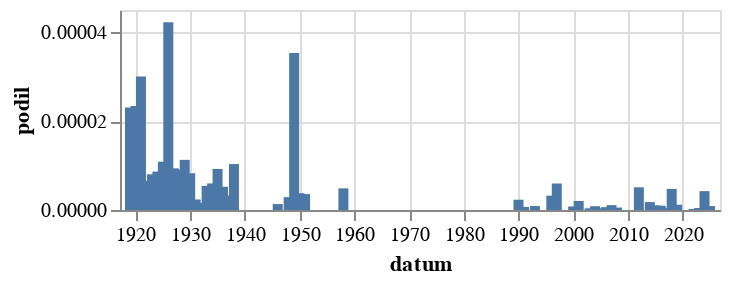

The notebook cell saved with this chart:
### Code cell
alt.Chart(
    cetnost_po_roce("farář","(?i)farář").to_pandas(),
    height=100
).mark_bar(
).encode(
    alt.X("datum:T"),
    alt.Y("podil:Q")
)

### Figure 1 — Vega-Lite specification as saved in the notebook (floating-point values rounded to 4 significant figures)
{"config": {"view": {"continuousWidth": 300, "continuousHeight": 300}}, "data": {"name": "data-6cc8814dfdb2d397e2b539855a12178f"}, "mark": {"type": "bar"}, "encoding": {"x": {"field": "datum", "type": "temporal"}, "y": {"field": "podil", "type": "quantitative"}}, "height": 100, "$schema": "https://vega.github.io/schema/vega-lite/v5.8.0.json", "datasets": {"data-6cc8814dfdb2d397e2b539855a12178f": [{"datum": "1918-01-01T00:00:00", "podil": null, "co": "farář"}, {"datum": "1919-01-01T00:00:00", "podil": 2.309e-05, "co": "farář"}, {"datum": "1920-01-01T00:00:00", "podil": 2.341e-05, "co": "farář"}, {"datum": "1921-01-01T00:00:00", "podil": 3.006e-05, "co": "farář"}, {"datum": "1922-01-01T00:00:00", "podil": 6.541e-06, "co": "farář"}, {"datum": "1923-01-01T00:00:00", "podil": 8.028e-06, "co": "farář"}, {"datum": "1924-01-01T00:00:00", "podil": 8.646e-06, "co": "farář"}, {"datum": "1925-01-01T00:00:00", "podil": 1.086e-05, "co": "farář"}, {"datum": "1926-01-01T00:00:00", "podil": 4.225e-05, "co": "farář"}, {"datum": "1927-01-01T00:00:00", "podil": 9.371e-06, "co": "farář"}, {"datum": "1928-01-01T00:00:00", "podil": 9.09e-06, "co": "farář"}, {"datum": "1929-01-01T00:00:00", "podil": 1.128e-05, "co": "farář"}, {"datum": "1930-01-01T00:00:00", "podil": 8.26e-06, "co": "farář"}, {"datum": "1931-01-01T00:00:00", "podil": 2.366e-06, "co": "farář"}, {"datum": "1932-01-01T00:00:00", "podil": 1.592e-06, "co": "farář"}, {"datum": "1933-01-01T00:00:00", "podil": 5.434e-06, "co": "farář"}, {"datum": "1934-01-01T00:00:00", "podil": 5.979e-06, "co": "farář"}, {"datum": "1935-01-01T00:00:00", "podil": 9.24e-06, "co": "farář"}, {"datum": "1936-01-01T00:00:00", "podil": 5.228e-06, "co": "farář"}, {"datum": "1937-01-01T00:00:00", "podil": 3.281e-06, "co": "farář"}, {"datum": "1938-01-01T00:00:00", "podil": 1.033e-05, "co": "farář"}, {"datum": "1945-01-01T00:00:00", "podil": null, "co": "farář"}, {"datum": "1946-01-01T00:00:00", "podil": 1.333e-06, "co": "farář"}, {"datum": "1948-01-01T00:00:00", "podil": 2.896e-06, "co": "farář"}, {"datum": "1949-01-01T00:00:00", "podil": 3.533e-05, "co": "farář"}, {"datum": "1950-01-01T00:00:00", "podil": 3.768e-06, "co": "farář"}, {"datum": "1951-01-01T00:00:00", "podil": 3.572e-06, "co": "farář"}, {"datum": "1952-01-01T00:00:00", "podil": null, "co": "farář"}, {"datum": "1953-01-01T00:00:00", "podil": null, "co": "farář"}, {"datum": "1954-01-01T00:00:00", "podil": null, "co": "farář"}, {"datum": "1955-01-01T00:00:00", "podil": null, "co": "farář"}, {"datum": "1956-01-01T00:00:00", "podil": null, "co": "farář"}, {"datum": "1957-01-01T00:00:00", "podil": null, "co": "farář"}, {"datum": "1958-01-01T00:00:00", "podil": 4.866e-06, "co": "farář"}, {"datum": "1959-01-01T00:00:00", "podil": null, "co": "farář"}, {"datum": "1960-01-01T00:00:00", "podil": null, "co": "farář"}, {"datum": "1961-01-01T00:00:00", "podil": null, "co": "farář"}, {"datum": "1962-01-01T00:00:00", "podil": null, "co": "farář"}, {"datum": "1963-01-01T00:00:00", "podil": null, "co": "farář"}, {"datum": "1964-01-01T00:00:00", "podil": null, "co": "farář"}, {"datum": "1965-01-01T00:00:00", "podil": null, "co": "farář"}, {"datum": "1966-01-01T00:00:00", "podil": null, "co": "farář"}, {"datum": "1967-01-01T00:00:00", "podil": null, "co": "farář"}, {"datum": "1968-01-01T00:00:00", "podil": null, "co": "farář"}, {"datum": "1969-01-01T00:00:00", "podil": null, "co": "farář"}, {"datum": "1970-01-01T00:00:00", "podil": null, "co": "farář"}, {"datum": "1971-01-01T00:00:00", "podil": null, "co": "farář"}, {"datum": "1972-01-01T00:00:00", "podil": null, "co": "farář"}, {"datum": "1973-01-01T00:00:00", "podil": null, "co": "farář"}, {"datum": "1974-01-01T00:00:00", "podil": null, "co": "farář"}, {"datum": "1975-01-01T00:00:00", "podil": null, "co": "farář"}, {"datum": "1976-01-01T00:00:00", "podil": null, "co": "farář"}, {"datum": "1977-01-01T00:00:00", "podil": null, "co": "farář"}, {"datum": "1978-01-01T00:00:00", "podil": null, "co": "farář"}, {"datum": "1979-01-01T00:00:00", "podil": null, "co": "farář"}, {"datum": "1980-01-01T00:00:00", "podil": null, "co": "farář"}, {"datum": "1981-01-01T00:00:00", "podil": null, "co": "farář"}, {"datum": "1982-01-01T00:00:00", "podil": null, "co": "farář"}, {"datum": "1983-01-01T00:00:00", "podil": null, "co": "farář"}, {"datum": "1984-01-01T00:00:00", "podil": null, "co": "farář"}, {"datum": "1985-01-01T00:00:00", "podil": null, "co": "farář"}, {"datum": "1986-01-01T00:00:00", "podil": null, "co": "farář"}, {"datum": "1987-01-01T00:00:00", "podil": null, "co": "farář"}, {"datum": "1988-01-01T00:00:00", "podil": null, "co": "farář"}, {"datum": "1989-01-01T00:00:00", "podil": null, "co": "farář"}, {"datum": "1990-01-01T00:00:00", "podil": 2.313e-06, "co": "farář"}, {"datum": "1991-01-01T00:00:00", "podil": 6.974e-07, "co": "farář"}, {"datum": "1992-01-01T00:00:00", "podil": null, "co": "farář"}, {"datum": "1993-01-01T00:00:00", "podil": 8.867e-07, "co": "farář"}, {"datum": "1994-01-01T00:00:00", "podil": null, "co": "farář"}, {"datum": "1995-01-01T00:00:00", "podil": null, "co": "farář"}, {"datum": "1996-01-01T00:00:00", "podil": 3.221e-06, "co": "farář"}, {"datum": "1997-01-01T00:00:00", "podil": 5.962e-06, "co": "farář"}, {"datum": "1998-01-01T00:00:00", "podil": null, "co": "farář"}, {"datum": "1999-01-01T00:00:00", "podil": null, "co": "farář"}, {"datum": "2000-01-01T00:00:00", "podil": 8.045e-07, "co": "farář"}, {"datum": "2001-01-01T00:00:00", "podil": 2.029e-06, "co": "farář"}, {"datum": "2002-01-01T00:00:00", "podil": null, "co": "farář"}, {"datum": "2003-01-01T00:00:00", "podil": 3.833e-07, "co": "farář"}, {"datum": "2004-01-01T00:00:00", "podil": 8.498e-07, "co": "farář"}, {"datum": "2005-01-01T00:00:00", "podil": 3.869e-07, "co": "farář"}, {"datum": "2006-01-01T00:00:00", "podil": 6.436e-07, "co": "farář"}, {"datum": "2007-01-01T00:00:00", "podil": 1.094e-06, "co": "farář"}, {"datum": "2008-01-01T00:00:00", "podil": 5.439e-07, "co": "farář"}, {"datum": "2009-01-01T00:00:00", "podil": null, "co": "farář"}, {"datum": "2010-01-01T00:00:00", "podil": null, "co": "farář"}, {"datum": "2011-01-01T00:00:00", "podil": null, "co": "farář"}, {"datum": "2012-01-01T00:00:00", "podil": 5.105e-06, "co": "farář"}, {"datum": "2013-01-01T00:00:00", "podil": null, "co": "farář"}, {"datum": "2014-01-01T00:00:00", "podil": 1.787e-06, "co": "farář"}, {"datum": "2015-01-01T00:00:00", "podil": 1.04e-06, "co": "farář"}, {"datum": "2016-01-01T00:00:00", "podil": 9.711e-07, "co": "farář"}, {"datum": "2017-01-01T00:00:00", "podil": 4.009e-07, "co": "farář"}, {"datum": "2018-01-01T00:00:00", "podil": 4.744e-06, "co": "farář"}, {"datum": "2019-01-01T00:00:00", "podil": 1.181e-06, "co": "farář"}, {"datum": "2020-01-01T00:00:00", "podil": null, "co": "farář"}, {"datum": "2021-01-01T00:00:00", "podil": null, "co": "farář"}, {"datum": "2022-01-01T00:00:00", "podil": 2.405e-07, "co": "farář"}, {"datum": "2023-01-01T00:00:00", "podil": 4.4e-07, "co": "farář"}, {"datum": "2024-01-01T00:00:00", "podil": 4.244e-06, "co": "farář"}, {"datum": "2025-01-01T00:00:00", "podil": 8.806e-07, "co": "farář"}]}}
